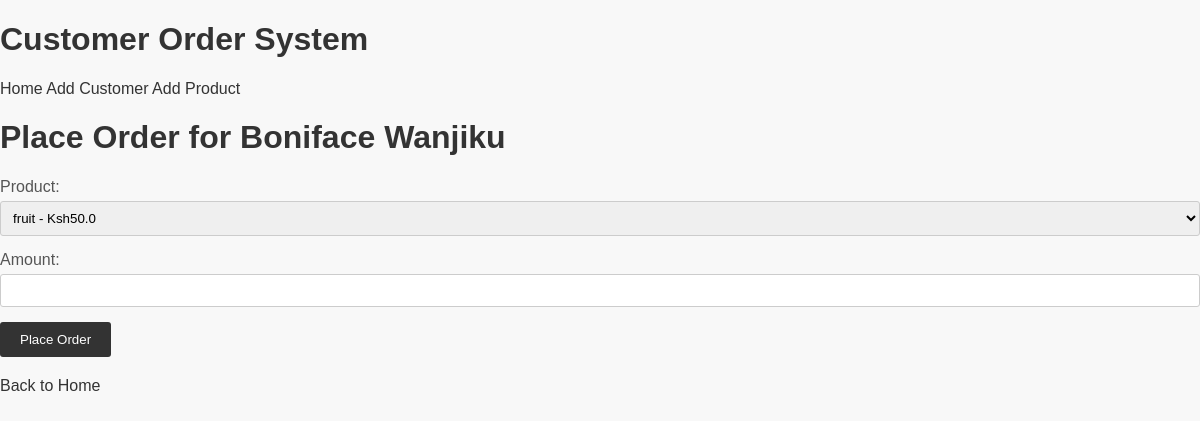
/place_order/3, run on an earlier commit of the app's database.
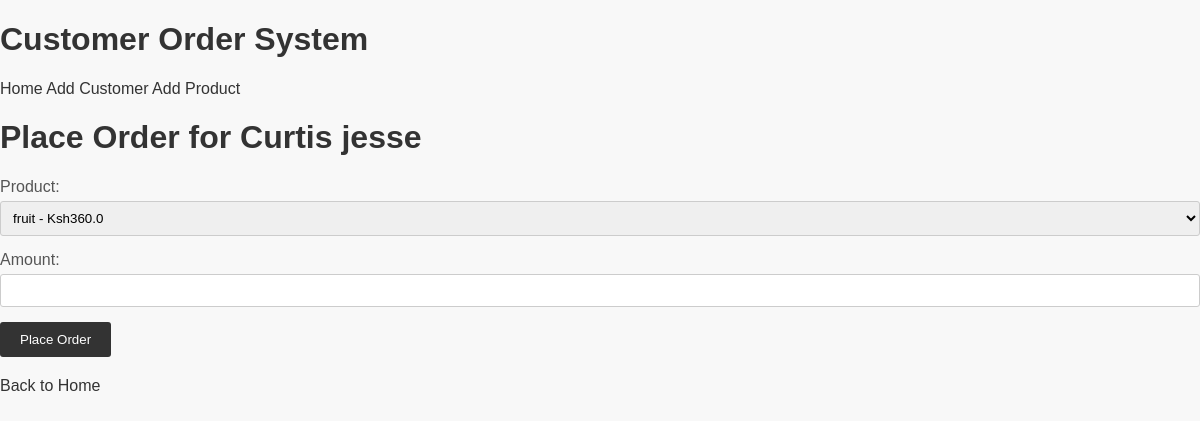
And on a later commit of the database.
### app.py (models this page shows, shortened)
class Customer(db.Model):
    id = db.Column(db.Integer, primary_key=True)
    name = db.Column(db.String(80), nullable=False)
    code = db.Column(db.String(20), nullable=False)
    orders = db.relationship('Order', backref='customer', lazy=True)

### app.py (the view, shortened to what this page needs)
@app.route('/place_order/<int:customer_id>', methods=['GET', 'POST'])
def place_order(customer_id):
    customer = Customer.query.get_or_404(customer_id)
    products = Product.query.all()
    return render_template('place_order.html', customer=customer, products=products)

### templates/place_order.html (shortened to what this page needs)
{% extends "base.html" %}
{% block content %}
<h1>Place Order for {{ customer.name }}</h1>
<form method="POST">
    <label for="product_id">Product:</label>
    <select id="product_id" name="product_id" required>
        {% for product in products %}
        <option value="{{ product.id }}">{{ product.name }} - Ksh{{ product.price }}</option>
        {% endfor %}
    </select>
    <br>
    <label for="amount">Amount:</label>
    <input type="number" id="amount" name="amount" min="1" required>
    <br>
    <input type="submit" value="Place Order">
</form>
<a href="{{ url_for('index') }}">Back to Home</a>
{% endblock %}

What changed in the data, as far as the page shows it:
changed Customer: name "Boniface Wanjiku" → "Curtis jesse"
Also different on the page:
form field product_id: "fruit - Ksh50.0" → "fruit - Ksh360.0"
